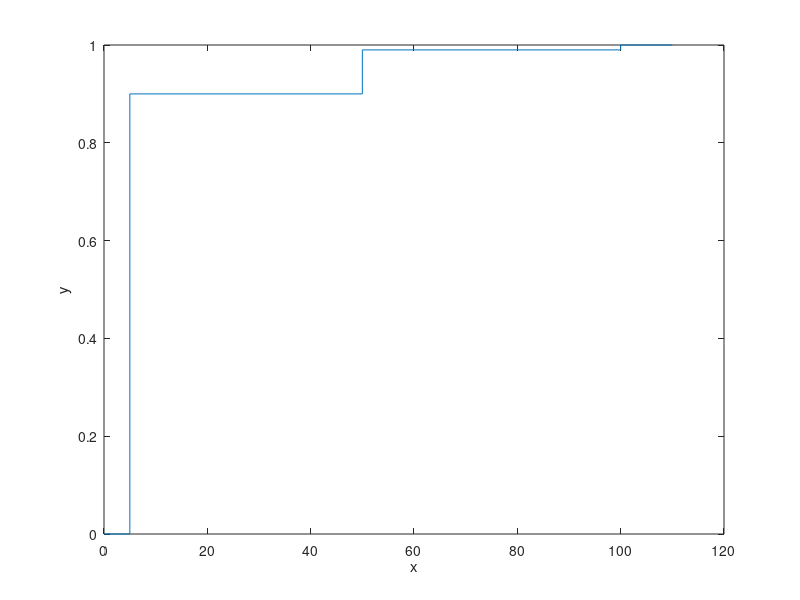

MATLAB code to generate this figure:
%% Codigo 2a
%{
    90 notas de 5
    9  notas de 50
    1  nota  de 100
    O espaço de amostragem é constituido por 100 elementos(notas),
cada um constituido por 1 nota acima referida
    
    PROBABILIDADES DOS ACONTECIMENTOS ELEMENTARES
    p(5) -> probabilidade de sair nota de 5e
    casos favoraveis: 90
    casos totais: 100
    p(5) = 90/100 = 0.9
    
    p(50) -> probabilidade de sair nota de 50e
    casos favoraveis: 9
    casos totais: 100
    p(50) = 9/100 = 0.09
    p(100) -> probabilidade de sair nota de 100
    casos favoraveis: 1
    casos totais: 100
    p(100) = 1/100 = 0.01
%}

%% Codigo 2b
%   Sx = {5,50,100}
%
%   p(x=5) = 90/100
%   p(x=5) = 9/100
%   p(x=5) = 1/100

%% Codigo 2c
xi = [5 50 100];
xi2 = [0 xi 110];
p = [0.9 0.09 0.01];
b = [0 cumsum(p) 1];

stairs(xi2, b)
xlabel('x')
ylabel('y')